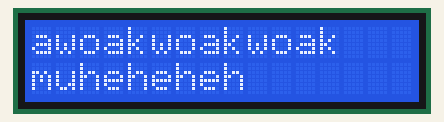
A sketch run on a simulated Arduino Uno, built with avr-gcc and run on an emulated ATmega328P. Shown: 16×2 character LCD.

Above: at 0.1 s.
At 1.7 s:
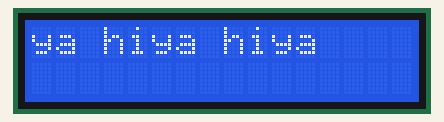
At 2.7 s:
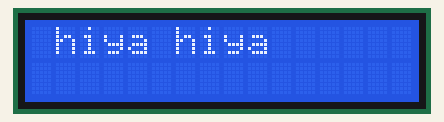
At 3.7 s:
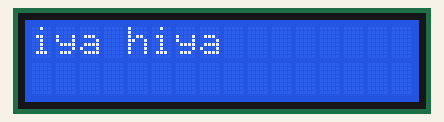
At 5.7 s:
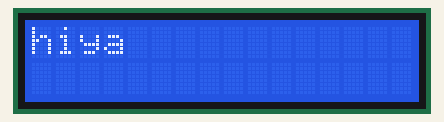
At 7.7 s:
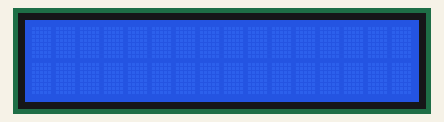

The sketch:

Running_LCD16x2.ino
```cpp
#include <LiquidCrystal.h>
 LiquidCrystal lcd(0,1,2,3,4,5);


void setup(){
  lcd.begin(16,2);
    pinMode(A0, INPUT);

}


int i;
void loop(){


lcd.setCursor(0,0);
    lcd.print("awoakwoakwoak");
    lcd.setCursor(0,1);
    lcd.print("muheheheh");
  delay(1000);

  //untuk membersihkan lcd dari text
  lcd.clear();
  delay(100);

  //untuk running text
  lcd.setCursor(0,0);
    lcd.print("Hiya hiya hiya");
    for(i=0; i<16; i++)
    {
      lcd.scrollDisplayLeft();
      delay(500);
    }

  lcd.clear();
  delay(1000);


}
```

Measured:
- by itself, everything shown: repeats every 10.1 s, in 16 steps
- what the display in image 1 shows lasts 0.5 s, from 1.7 s to 2.2 s
- what the display in image 5 shows lasts 2.5 s, from 7.7 s to 10.2 s
